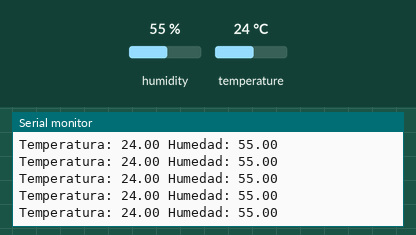
Recording of a sketch running on a simulated Arduino Uno, built with avr-gcc and run on an emulated ATmega328P. On the bench: the last lines printed to the serial monitor. The inputs (shaded band) are chosen by the test bench; at power-on: humidity 55 %, temperature 24 °C.

Above: at 1.2 s.
1.3 s: humidity set to 22 %
At 2.2 s:
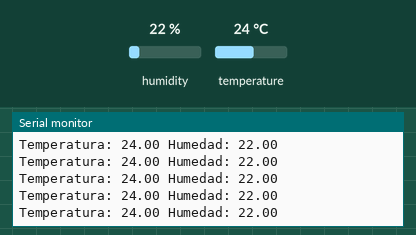
4.3 s: temperature set to 12 °C
At 4.9 s:
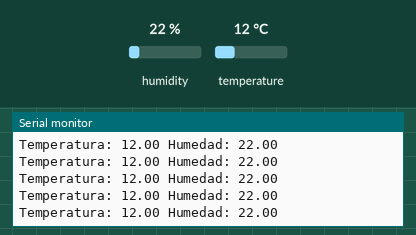
5.8 s: humidity set to 40 %
At 6.4 s:
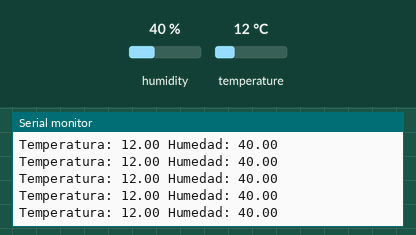
Timing chart, 0 to 8.8 s (numbered marks = the images above; inputs shaded):
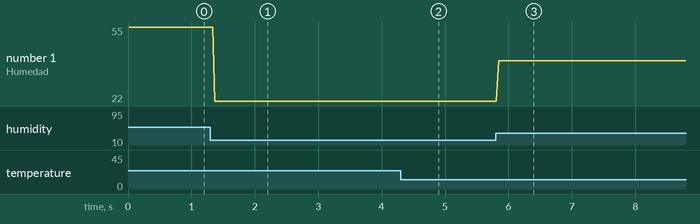

The sketch:

meteoStation.ino
```cpp
#include <SFE_BMP180.h>
#include <Wire.h>
#include <DHT11.h>
#include "meteoStation.h"
#include <avr/sleep.h>
#include <avr/interrupt.h>

void setup() {
  // put your setup code here, to run once:
  Serial.begin(9600);
}

void loop() {
  uint8_t err;
  // put your main code here, to run repeatedly:
   err = getHumTem();
   if (err == 0){
      // Mostrar datos por lcd.
   }
}
```

bmp180.ino
```cpp
uint8_t initPresionSensor(){
  bmpErr = bmp.begin();
  if(bmpErr == 0){
    #if defined (_DEBUG_BMP)
      Serial.println("BMP180 Iniciado");
    #endif
    return 0;
  }else{
    #if defined (_DEBUG_BMP)
      Serial.print("Fallo a iniciar. Código de error: ");
      Serial.println(bmpErr);
    #endif
    return bmpErr;
  }
}

uint8_t readBmp(){
  bmpErr = bmp.startTemperature();  // Iniciamos la lectura de la temperatura
  if(bmpErr !=0){
    delay(bmpErr);
    bmpErr = bmp.getTemperature(temperature);
    if(bmpErr != 0){
      bmpErr = bmp.startPressure(3);
    }
  }
}
```

dht11.ino
```cpp
uint8_t getHumTem (){
   dht11Err = dht11.read(hum, temp);
   if(dht11Err == 0)    // Si devuelve 0 es que ha leido bien
       {
         #if defined (_DEBUG_DHT)
           Serial.print("Temperatura: ");
           Serial.print(temp);
           Serial.print(" Humedad: ");
           Serial.print(hum);
           Serial.println();
         #endif
         return 0;
       }
    else
       {
          #if defined (_DEBUG_DHT)
            Serial.println();
            Serial.print("Error Num :");
            Serial.print(dht11Err);
            Serial.println();
           #endif
           return dht11Err;
       }
}
```

meteoStation.h
```cpp
// Uncoment to debug.
#define _DEBUG_DHT
#define _DEBUG_BMP

// DHT11 sensor
#define DHT11PIN 2
DHT11 dht11(DHT11PIN);
float temp, hum;
uint8_t dht11Err;

// BMP180 sensor
SFE_BMP180 bmp;
uint8_t bmpErr;
double temperature = 0;
```

Measured:
- after the input at 1.3 s, the serial monitor: prints a new line after 0.07 s (image 1)
- after the input at 4.3 s, the serial monitor: prints a new line after 0.06 s (image 2)
- after the input at 5.8 s, the serial monitor: prints a new line after 0.05 s (image 3)
- plotted number 1: 55 → 22 after the input at 1.3 s, 22 → 40 after the input at 5.8 s
